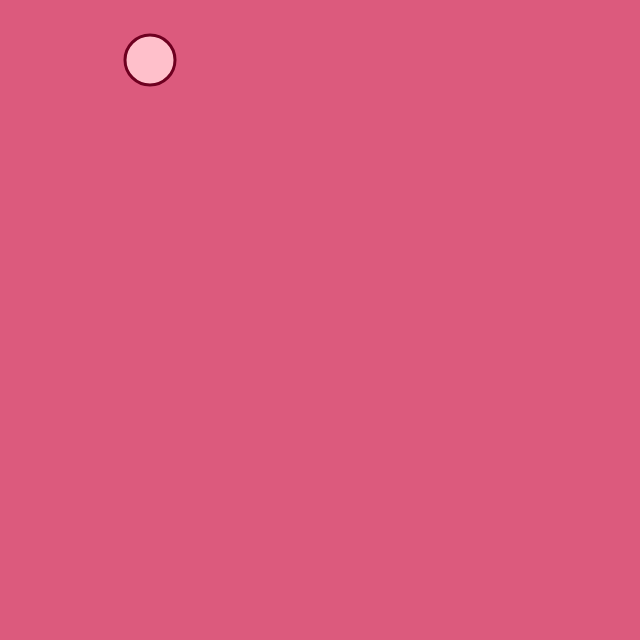
Frame 1 (no input)
Frame 60 (no input): identical to frame 1, image omitted
Frame 120 (the mouse pressed at the canvas centre since frame 60): identical to frame 1, image omitted

The p5.js sketch that drew this single still picture (run headless with seeded random() and noise() and a simulated clock; from frame 60 on, the mouse is pressed at the canvas centre):

// p5.js sketch
// ── sketch.js
function setup() {
  createCanvas(640, 640);
}

function draw() {
  background(220, 90, 125);
  stroke(110, 0, 32)
strokeWeight(3)
  fill(255, 192, 203)
  circle(150, 60, 50)
}
